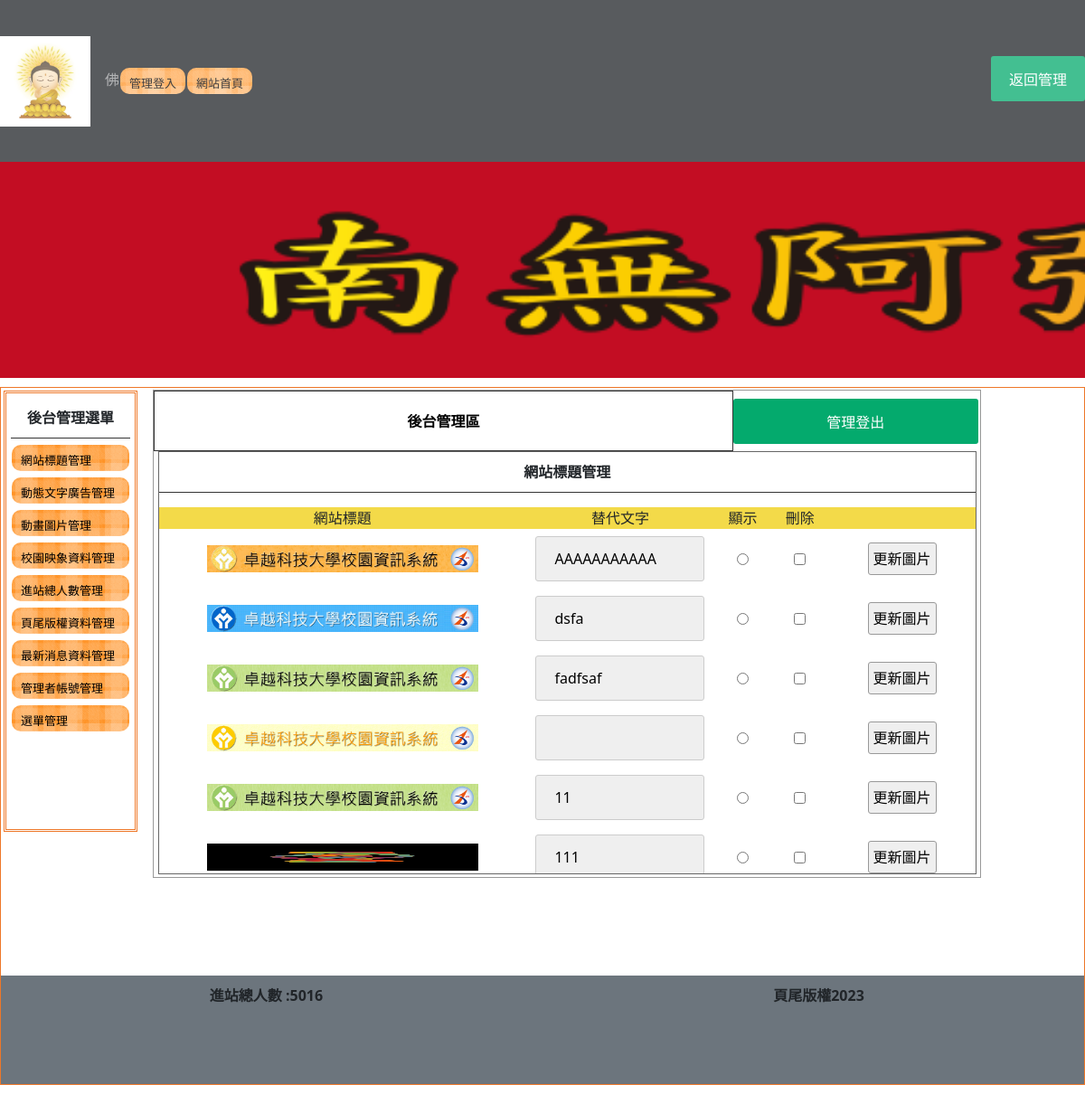
/back.php?do=title (signed in), run on the app's committed database.
### tables this page shows
CREATE TABLE `menu` (
  `id` int(10) UNSIGNED NOT NULL,
  `text` text NOT NULL,
  `href` text NOT NULL,
  `sh` int(1) UNSIGNED NOT NULL,
  `menu_id` int(10) NOT NULL
);

CREATE TABLE `titles` (
  `id` int(10) UNSIGNED NOT NULL,
  `img` text NOT NULL,
  `text` text NOT NULL,
  `sh` int(1) UNSIGNED NOT NULL
);

CREATE TABLE `total` (
  `id` int(10) NOT NULL,
  `total` int(10) NOT NULL DEFAULT 0
);

CREATE TABLE `bottom` (
  `id` int(10) NOT NULL,
  `bottom` text NOT NULL
);

### api/db.php (called while the page is built, shortened)
<?php
class DB{
    protected $dsn = "mysql:host=localhost;charset=utf8;dbname=db08";
    protected $pdo;
    protected $table;
    public function __construct($table){
        $this->table = $table;
        $this->pdo = new PDO($this->dsn, 'root', '');
    }
    function all( $where = '', $other = ''){
        $sql = "select * from `$this->table` ";
        $sql =$this->sql_all($sql,$where,$other);
        return $this->pdo->query($sql)->fetchAll(PDO::FETCH_ASSOC);
    }
    function find($id){
        $sql = "select * from `$this->table` ";
        if (is_array($id)) {
            $tmp = $this->a2s($id);
            $sql .= " where " . join(" && ", $tmp);
        } else if (is_numeric($id)) {
            $sql .= " where `id`='$id'";
        } else {
            echo "錯誤:參數的資料型態比須是數字或陣列";
        }
        $row = $this->pdo->query($sql)->fetch(PDO::FETCH_ASSOC);
        return $row;
    }
    private function a2s($array){
        foreach ($array as $col => $value) {
            $tmp[] = "`$col`='$value'";
        }
        return $tmp;
    }
    private function sql_all($sql,$array,$other){
        if (isset($this->table) && !empty($this->table)) {
            if (is_array($array)) {
                if (!empty($array)) {
                    $tmp = $this->a2s($array);
                    $sql .= " where " . join(" && ", $tmp);
                }
            } else {
                $sql .= " $array";
            }
            $sql .= $other;
            return $sql;
        } else {
            echo "錯誤:沒有指定的資料表名稱";
        }
    }
}
$Title=new DB('titles');
$Total=new DB('total');
$Bottom=new DB('bottom');
$Menu=new DB('menu');
if(isset($_GET['do'])){
    if(isset(${ucfirst($_GET['do'])})){
        $DB=${ucfirst($_GET['do'])};
    }
}else{
    $DB=$Title;
}
?>

### back/title.php (the view, shortened to what this page needs)
<div style="width:99%; height:87%; margin:auto; overflow:auto; border:#666 1px solid;">
    <p class="t cent botli">網站標題管理</p>
    <form method="post"  action="./api/edit.php">
        <table width="100%" style="text-align:center;">
            <tbody>
                <tr class="yel">
                    <td width="45%">網站標題</td>
                    <td width="23%">替代文字</td>
                    <td width="7%">顯示</td>
                    <td width="7%">刪除</td>
                    <td></td>
                </tr>
                <?php
                $rows=$DB->all();
                foreach($rows as $row){
                ?>
                <tr>
                    <td width="45%">
                        <img src="./img/<?=$row['img'];?>" style="width:300px;height:30px;">
                    </td>
                    <td width="23%">
                        <input type="text" name="text[]" style="width:90%;" value="<?=$row['text'];?>" >
                    </td>
                    <td width="7%">
                        <input type="radio" name="sh" value="<?=$row['id'];?>"<?=($row['sh']==1)?'checked':'';?>>
                    </td>
                    <td width="7%">
                    <input type="checkbox" name="del[]" value="<?=$row['id'];?>">
                    </td>
                    <td>
                        <input type="button" onclick="op('#cover','#cvr','./modal/upload.php?table=<?=$do;?>&id=<?=$row['id'];?>')" value="更新圖片">
                    </td>
                </tr>
                <?php
                   }
                ?>
            </tbody>
        </table>
    </form>
</div>

### back.php (shortened to what this page needs)
<?php include_once "./api/db.php";
?>
<!DOCTYPE html PUBLIC "-//W3C//DTD XHTML 1.0 Transitional//EN" "http://www.w3.org/TR/xhtml1/DTD/xhtml1-transitional.dtd">
<html xmlns="http://www.w3.org/1999/xhtml">
<head>
	<link href="https://cdn.jsdelivr.net/npm/bootstrap@5.3.2/dist/css/bootstrap.min.css" rel="stylesheet">
	<link rel="stylesheet" href="https://cdnjs.cloudflare.com/ajax/libs/font-awesome/6.5.1/css/all.min.css" />
	<link href="./css/css.css" rel="stylesheet" type="text/css">
</head>
<body>
	<?php
	include "./front/nva.php"
	?>
	<div class="container-fluid " style="margin-top:15vh; ">
		<div class="row">
			<div class="col-12">
				<?php
				$title = $Title->find(['sh' => 1]);
				?>
				<a title="<?= $title['text']; ?>" href="./index.php">
					<div class="ti " style="height:20vh;background:url(&#39;./img/<?= $title['img']; ?>&#39;); background-size:cover;"></div>
				</a>
			</div>
		</div>
	</div>
	<div id="main">
		<div id="ms">
			<div id="lf" style="float:left;">
				<div id="menuput" class="dbor">
					<span class="t botli">後台管理選單</span>
					<a style="color:#000; font-size:13px; text-decoration:none;" href="?do=title">
						<div class="mainmu">
							網站標題管理 </div>
					</a>
					<a style="color:#000; font-size:13px; text-decoration:none;" href="?do=ad">
						<div class="mainmu">
							動態文字廣告管理 </div>
					</a>
					<a style="color:#000; font-size:13px; text-decoration:none;" href="?do=mvim">
						<div class="mainmu">
							動畫圖片管理 </div>
					</a>
					<a style="color:#000; font-size:13px; text-decoration:none;" href="?do=image">
						<div class="mainmu">
							校園映象資料管理 </div>
					</a>
					<a style="color:#000; font-size:13px; text-decoration:none;" href="?do=total">
						<div class="mainmu">
							進站總人數管理 </div>
					</a>
					<a style="color:#000; font-size:13px; text-decoration:none;" href="?do=bottom">
						<div class="mainmu">
							頁尾版權資料管理 </div>
					</a>
					<a style="color:#000; font-size:13px; text-decoration:none;" href="?do=news">
						<div class="mainmu">
							最新消息資料管理 </div>
					</a>
					<a style="color:#000; font-size:13px; text-decoration:none;" href="?do=admin">
						<div class="mainmu">
							管理者帳號管理 </div>
					</a>
					<a style="color:#000; font-size:13px; text-decoration:none;" href="?do=menu">
						<div class="mainmu">
							選單管理 </div>
					</a>
				</div>
			</div>
			<div class="di" style="height:540px; border:#999 1px solid; width:76.5%; margin:2px 0px 0px 0px; float:left; position:relative; left:20px;">
				<table width="100%">
					<tbody>
						<tr>
							<td style="width:70%;font-weight:800; border:#333 1px solid; border-radius:3px;" class="cent"><a href="?do=admin" style="color:#000; text-decoration:none;">後台管理區</a></td>
							<td><button onclick="location.href='./api/logout.php'" style="width:99%; margin-right:2px; height:50px;">管理登出</button></td>
						</tr>
					</tbody>
				</table>
				<?php
				$do = $_GET['do'] ?? 'title';
				$file = "./back/{$do}.php";
				if (file_exists($file)) {
					include $file;
				} else {
					include "./back/title.php";
				}
				?>
			</div>
<?php include "./front/footer.php"?>
</body>
</html>

### front/nva.php (shortened to what this page needs)
<nav class="navbar navbar-expand-sm navbar-dark bg-dark fixed-top opacity-75" style="height:15vh">
		<div class="container-fluid">
			<a class="navbar-brand" href="#">
				<img src="./icon/Buddha.png" alt="Logo" width="100" height="100" class="d-inline-block align-text-top">
			</a>
			<div class="collapse navbar-collapse" id="mynavbar">
				<ul class="navbar-nav me-auto">
					<span class="navbar-text">
						佛
					</span>
					<?php
					$mainmu = $Menu->all(['sh' => 1, 'menu_id' => 0]);
					foreach ($mainmu as $main) {
					?><li>
							<div class="mainmu">
								<a href="<?= $main['href']; ?>" style="color:#000; font-size:13px; text-decoration:none;"><?= $main['text']; ?></a>
						</li>
					<?php
					}
					?>
				</ul>
				<div class="d-flex justify-content-center">
					<?php
					if (isset($_SESSION['login'])) {
					?>
						<button style="width:100%; margin-left:auto; margin-right:auto; margin-top:2px; height:50px;" onclick="lo('back.php')">返回管理</button>
					<?php
					} else {
					?>
						<button onclick="document.getElementById('id01').style.display='block'" style="width:auto; ">Login</button>
					<?php
					}
					?>
				</div>
			</div>
		</div>
	</nav>

### front/footer.php (shortened to what this page needs)
<div class="container-fulid bg-secondary " style="height: 10vh;">
	<div class="row d-flex">
		<div class="t col-6">
			進站總人數 :<?= $Total->find(1)['total']; ?></div>
		<div class="t col-6 "><?= $Bottom->find(1)['bottom']; ?></div>
	</div>
</div>
</div>

### css/css.css (style rules this page uses)
* { box-sizing: border-box; padding: 0; margin: 0; }
body { padding: 0; margin: 0; }
#main { width: 100%; height: 100%; margin: 10px auto 10px auto; border: #EE7728 1px solid; position: relative; }
.ti { width: 100%; height: 100px; background-size: cover; background-repeat: no-repeat; }
.dbor { border: #EE7728 double 3px; margin: 1px; padding: 2px 10px 2px 10px; }
.t { font-weight: 800; display: block; text-align: center; padding: 10px 1px 10px 1px; }
.botli { border-bottom: #333 1px solid; }
.mainmu { position: relative; border-radius: 10px; background: url(../icon/menu.fw.png) center no-repeat; background-size: cover; line-height: 30px; padding: 2px 10px 2px 10px; margin: 7px 1px 7px 1px; height: 29px; }
#lf { height: 650px; display: inline-block; }
#menuput { width: 100%; height: 75%; position: relative; padding: 5px; display: block; margin: 3px; }
.di { display: inline-block; }
.cent { text-align: center; }
input, button { border: #999 1px solid; border-radius: 3px; background: #EFEFEF; padding: 5px; margin: 3px; }
input[type=text], input[type=password] { width: 150px; }
.yel td { background: #F3DA49; text-align: center; }
a { text-decoration: none; }
input[type=text], input[type=password] { width: 100%; padding: 12px 20px; margin: 8px 0; display: inline-block; border: 1px solid #ccc; box-sizing: border-box; }
button { background-color: #04AA6D; color: white; padding: 14px 20px; margin: 8px 0; border: none; cursor: pointer; width: 100%; }
.container-fluid { margin: 0; padding: 0; }

### data on the page
menu: text "管理登入"
menu: text "網站首頁"
titles: img (picture)
titles: img (picture), text "AAAAAAAAAAA"
titles: img (picture), text "dsfa"
titles: img (picture), text "fadfsaf"
titles: img (picture)
titles: img (picture), text "11"
titles: img (picture), text "111"
total: total "5016"
bottom: bottom "頁尾版權2023"
